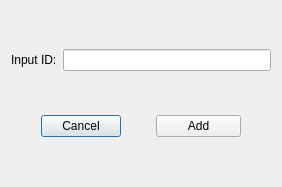
<?xml version="1.0" encoding="UTF-8"?>
<ui version="4.0">
 <class>add_group_member</class>
 <widget class="QDialog" name="add_group_member">
  <property name="geometry">
   <rect>
    <x>0</x>
    <y>0</y>
    <width>282</width>
    <height>187</height>
   </rect>
  </property>
  <property name="windowTitle">
   <string>Add Group Member</string>
  </property>
  <layout class="QVBoxLayout" name="verticalLayout_2">
   <item>
    <layout class="QVBoxLayout" name="verticalLayout">
     <item>
      <layout class="QHBoxLayout" name="horizontalLayout_6"/>
     </item>
     <item>
      <layout class="QHBoxLayout" name="horizontalLayout_4">
       <item>
        <widget class="QLabel" name="label">
         <property name="text">
          <string>Input ID:</string>
         </property>
        </widget>
       </item>
       <item>
        <widget class="QLineEdit" name="lineedit"/>
       </item>
      </layout>
     </item>
     <item>
      <layout class="QHBoxLayout" name="horizontalLayout_5"/>
     </item>
     <item>
      <layout class="QHBoxLayout" name="horizontalLayout">
       <item>
        <spacer name="horizontalSpacer_2">
         <property name="orientation">
          <enum>Qt::Horizontal</enum>
         </property>
         <property name="sizeHint" stdset="0">
          <size>
           <width>40</width>
           <height>20</height>
          </size>
         </property>
        </spacer>
       </item>
       <item>
        <widget class="QPushButton" name="pushButton">
         <property name="text">
          <string>Cancel</string>
         </property>
        </widget>
       </item>
       <item>
        <spacer name="horizontalSpacer">
         <property name="orientation">
          <enum>Qt::Horizontal</enum>
         </property>
         <property name="sizeHint" stdset="0">
          <size>
           <width>40</width>
           <height>20</height>
          </size>
         </property>
        </spacer>
       </item>
       <item>
        <widget class="QPushButton" name="add">
         <property name="minimumSize">
          <size>
           <width>85</width>
           <height>0</height>
          </size>
         </property>
         <property name="text">
          <string>Add</string>
         </property>
        </widget>
       </item>
       <item>
        <spacer name="horizontalSpacer_3">
         <property name="orientation">
          <enum>Qt::Horizontal</enum>
         </property>
         <property name="sizeHint" stdset="0">
          <size>
           <width>40</width>
           <height>20</height>
          </size>
         </property>
        </spacer>
       </item>
      </layout>
     </item>
    </layout>
   </item>
  </layout>
 </widget>
 <resources/>
 <connections/>
</ui>
